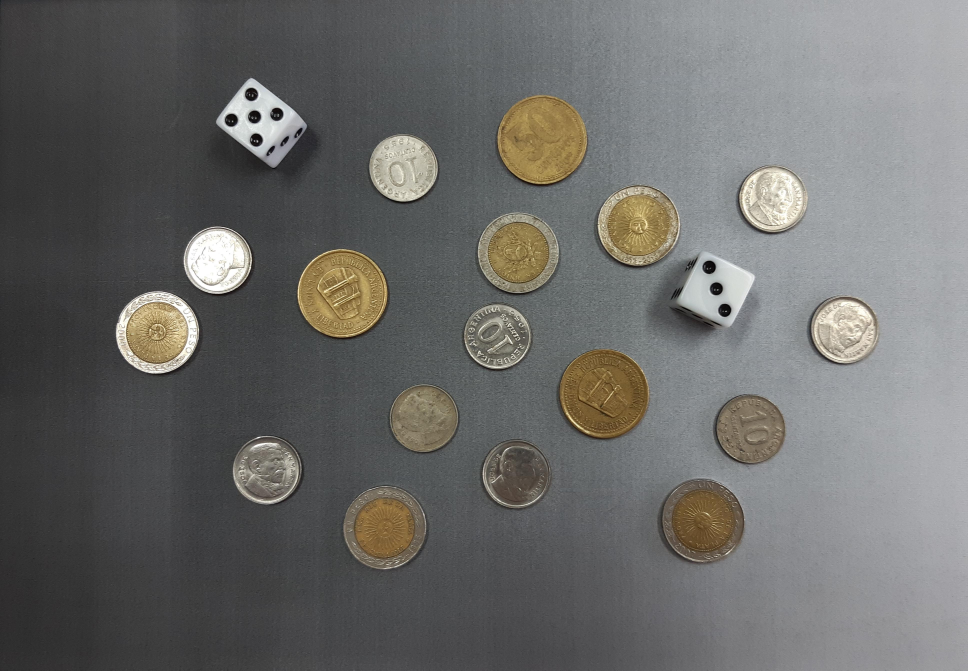
#> input picture monedas.jpg, 3871 x 2681 px (shown at 1/4 size)
$ python ej1.py   (older library calls are emulated)
#> lines starting #> are read from the running program, lines starting #| are printed output that depends on the picture; after the words box and inside, x2 and y2 are one past the last pixel; in counts of white or black regions, pixels touching at a corner belong together
import cv2
import numpy as np
import matplotlib.pyplot as plt

# Leer la imagen en color
img= cv2.imread("monedas.jpg")
#> img is the input picture: shape (2681, 3871, 3); mean B, G, R 105.5, 107.4, 107.5
img_color = cv2.cvtColor(img, cv2.COLOR_BGR2RGB)
plt.imshow(img_color), plt.show(block = False)

#_____________________________________________________________EJERCICIO a________________________________________________________________________________________________
#________________________________________________________________________________________________________________________________________________________________________
#Imagen filtrada gray scale
img_gray = cv2.cvtColor(img_color, cv2.COLOR_RGB2GRAY)
plt.imshow(img_gray, cmap="gray"), plt.show(block = False)

#Filtro pasabajo
img_filtered = cv2.medianBlur(img_gray, 7)
plt.imshow(img_filtered, cmap = "gray"), plt.show(block=False)

#Canny
img_canny_CV2 = cv2.Canny(img_filtered, 35, 110)
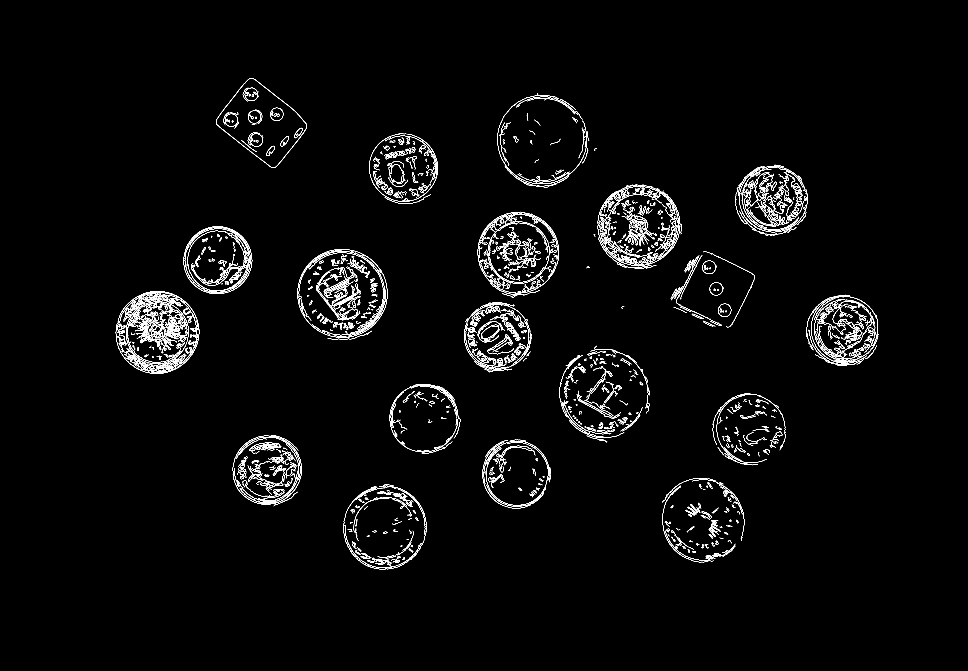
#> img_canny_CV2: shape (2681, 3871) (shown at 1/4 size); 1.3% white in thin lines or dots, all inside (x1, y1, x2, y2) = (463, 312, 3514, 2278)
plt.imshow(img_canny_CV2, cmap="gray"), plt.show(block = False)


#Dilato
img_dilated = cv2.dilate(img_canny_CV2, cv2.getStructuringElement(cv2.MORPH_ELLIPSE, (12, 12)), iterations=1)
#> img_dilated: shape (2681, 3871); 9.5% white; 112 white regions, largest, box (x1, y1, x2, y2) and area: (458, 1160, 803, 1501) 84554, (2385, 733, 2734, 1081) 77143, (1185, 991, 1556, 1365) 74823
img_dilated = cv2.dilate(img_dilated, cv2.getStructuringElement(cv2.MORPH_RECT, (5, 5)), iterations=1)
#> img_dilated: shape (2681, 3871); 11.2% white; 60 white regions, largest, box (x1, y1, x2, y2) and area: (1183, 989, 1558, 1367) 92403, (456, 1158, 805, 1503) 91543, (2367, 731, 2736, 1083) 87126
plt.imshow(img_dilated, cmap = "gray"), plt.show(block=False)


#Obtener estructura
img_open = cv2.morphologyEx(img_dilated, cv2.MORPH_OPEN, cv2.getStructuringElement(cv2.MORPH_ELLIPSE, (11, 11)))
#> img_open: shape (2681, 3871); 11.2% white; 60 white regions, largest, box (x1, y1, x2, y2) and area: (1183, 989, 1558, 1367) 92330, (456, 1158, 805, 1503) 91504, (2367, 731, 2736, 1083) 87038
img_close = cv2.morphologyEx(img_open, cv2.MORPH_CLOSE, cv2.getStructuringElement(cv2.MORPH_ELLIPSE, (16, 16)))
#> img_close: shape (2681, 3871); 11.8% white; 29 white regions, largest, box (x1, y1, x2, y2) and area: (1850, 841, 2245, 1498) 151451, (1184, 990, 1559, 1367) 101079, (457, 1159, 806, 1504) 93833
plt.imshow(img_close, cmap="gray"), plt.show(block= False)


# ---------------------------------------------------------------------------------------
# --- Reconstrucción Morgológica --------------------------------------------------------
# ---------------------------------------------------------------------------------------
def imreconstruct(marker, mask, kernel=None):
    if kernel==None:
        kernel = np.ones((3,3), np.uint8)
    while True:
        expanded = cv2.dilate(marker, kernel)                               # Dilatacion
        expanded_intersection = cv2.bitwise_and(src1=expanded, src2=mask)   # Interseccion
        if (marker == expanded_intersection).all():
            break
        marker = expanded_intersection
    return expanded_intersection

def imfillhole_v2(img):
    img_flood_fill = img.copy().astype("uint8")             # Genero la imagen de salida
    h, w = img.shape[:2]                                    # Genero una máscara necesaria para cv2.floodFill()
#> h = 2681; w = 3871
    mask = np.zeros((h+2, w+2), np.uint8)
    cv2.floodFill(img_flood_fill, mask, (0,0), 255)         # Relleno o inundo la imagen.
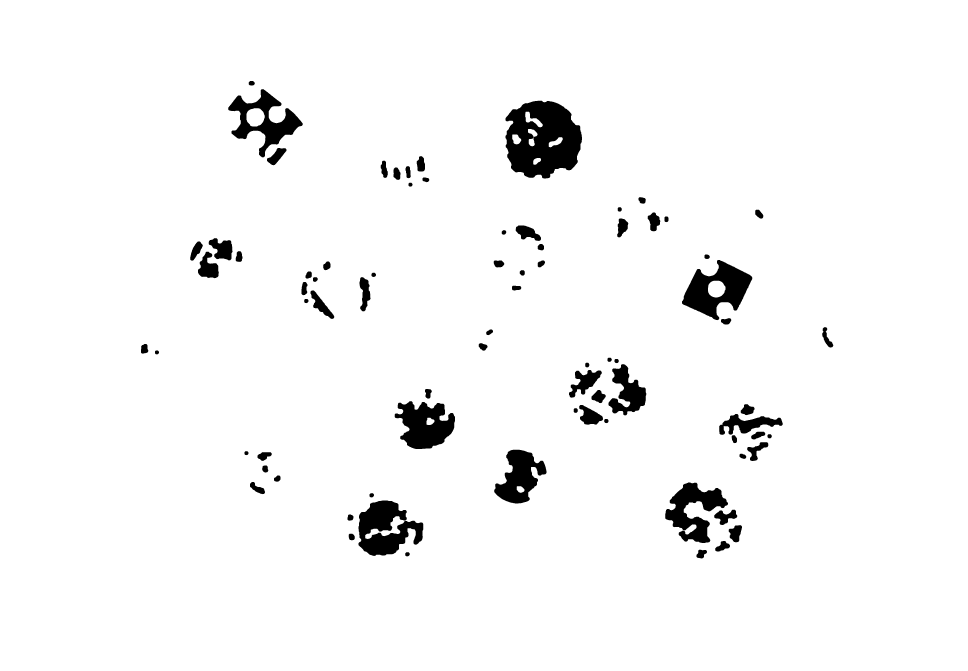
#> img_flood_fill: shape (2681, 3871) (shown at 1/4 size); 96.5% white; 77 black regions, largest, box (x1, y1, x2, y2) and area: (2022, 403, 2328, 714) 68731, (1434, 2002, 1693, 2224) 34494, (2728, 1040, 3009, 1281) 33339
    img_flood_fill_inv = cv2.bitwise_not(img_flood_fill)    # Tomo el complemento de la imagen inundada --> Obtenog SOLO los huecos rellenos.
    img_fh = img | img_flood_fill_inv                       # La salida es un OR entre la imagen original y los huecos rellenos.
#> img_fh: shape (2681, 3871); 15.3% white; 20 white regions, largest, box (x1, y1, x2, y2) and area: (1850, 841, 2245, 1498) 159478, (1984, 367, 2396, 758) 114022, (1184, 990, 1559, 1367) 111662
    return img_fh

img_fh = imfillhole_v2(img_close)
plt.imshow(img_fh, cmap = "gray"), plt.show(block=False)


#Componentes conectadas para ver areas
num_labels, labels, stats, centroids = cv2.connectedComponentsWithStats(img_fh, 4, cv2.CV_32S)
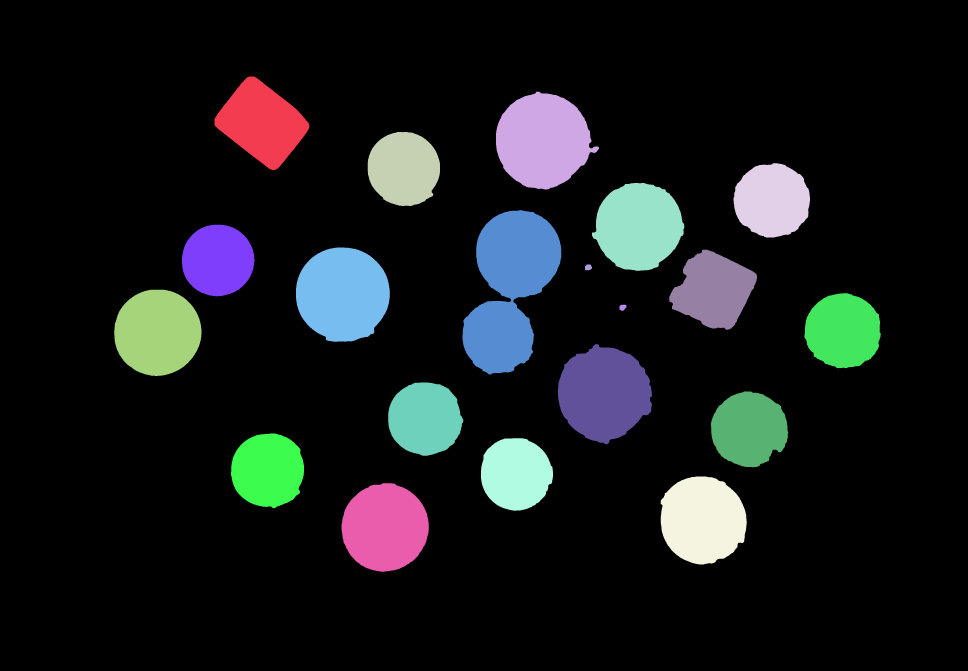
#> labels: shape (2681, 3871) int32 (shown at 1/4 size); 21 distinct labels, from 0 to 20; one colour per label, 0 black
#> num_labels = 21; stats = 21 rows, first 6: [0, 0, 3871, 2681, 8792913], [858, 306, 379, 375, 81738], [1984, 367, 412, 391, 114022], [1471, 528, 289, 296, 67900], [2934, 653, 306, 298, 71060], [2368, 732, 369, 352, 96697]; centroids = 21 rows, first 8: [1922.2, 1348.3], [1047.6, 491.5], [2171, 562.4], [1615.1, 674.6], [3087.7, 801.4], [2553.9, 905.3], [2039.2, 1151.5], [871, 1040.8]


# --- Defino parametros para la clasificación -------------------------------------------
RHO_TH = 0.8	# Factor de forma (rho), si es circulo el valor es mayor a 0.8
AREA_TH = 5000   # Umbral de area para descartar los labels que no sean figuras
aux = np.zeros_like(labels)
labeled_image = cv2.merge([aux, aux, aux])

# --- Clasificación ---------------------------------------------------------------------
# Clasifico en base al factor de forma
for i in range(1, num_labels):

    # --- Remuevo celulas con area chica --------------------------------------
    if (stats[i, cv2.CC_STAT_AREA] < AREA_TH):
        continue

    # --- Selecciono el objeto actual -----------------------------------------
    obj = (labels == i).astype(np.uint8)

    # --- Calculo Rho ---------------------------------------------------------
    ext_contours, _ = cv2.findContours(obj, cv2.RETR_EXTERNAL, cv2.CHAIN_APPROX_SIMPLE)
    area = cv2.contourArea(ext_contours[0])
    perimeter = cv2.arcLength(ext_contours[0], True)
    rho = 4 * np.pi * area/(perimeter**2)
    flag_circular = rho > RHO_TH

    # --- Calculo cantidad de huecos ------------------------------------------
    all_contours, _ = cv2.findContours(obj, cv2.RETR_TREE, cv2.CHAIN_APPROX_SIMPLE)
    holes = len(all_contours) - 1

    # --- Clasifico -----------------------------------------------------------
    if rho > RHO_TH:
        labeled_image[obj == 1, 2] = 255
    else:
        labeled_image[obj == 1, 1] = 255
#> this loop made 20 passes
#> (area, perimeter, rho, flag_circular) on passes 1, 2, 3, 4, 5, 6, 7, 8, 9, 11, 12, 14: (81298.5, 1136.7, 0.791, False), (113448, 1353.1, 0.779, False), (67475.5, 985.8, 0.873, True), (70622.5, 1011.8, 0.867, True), (96182.5, 1201.4, 0.837, True), (158557.5, 2142.6, 0.434, False), (65001.5, 952.9, 0.9, True), (111118, 1260, 0.88, True), (72363.5, 1136.6, 0.704, False), (94450, 1148.5, 0.9, True), (71363.5, 1015.1, 0.87, True), (109316, 1304.9, 0.807, True)
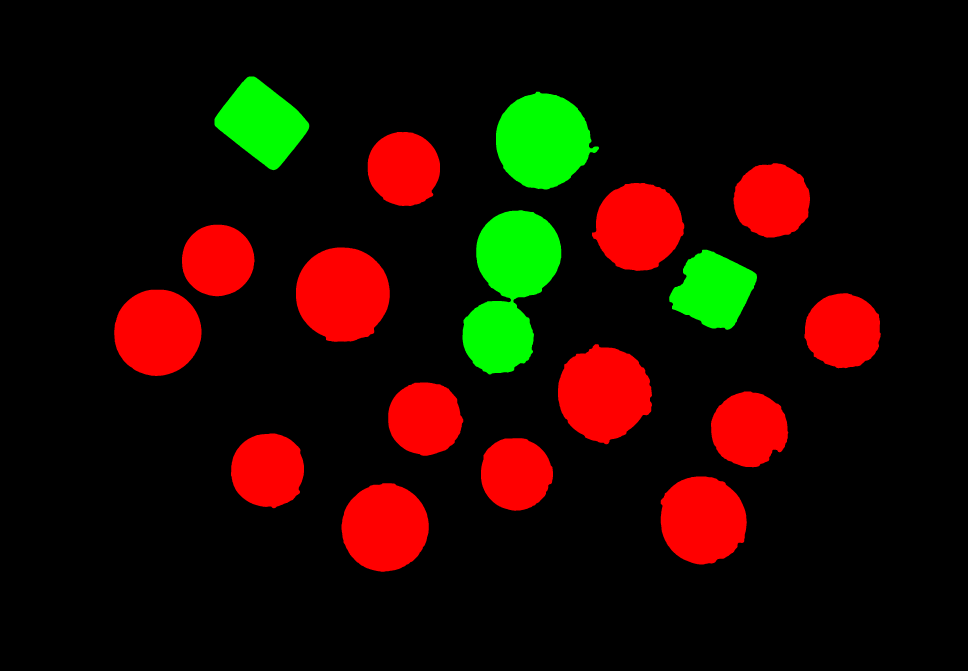
#> labeled_image: shape (2681, 3871, 3) int32 (shown at 1/4 size); mean of channels 0, 1, 2 0, 10.5, 28.4; drawn as B, G, R
#> obj: shape (2681, 3871); values 0 (black) and 1 (white), 0.93% white; 1 white region, box (x1, y1, x2, y2) and area: (1366, 1933, 1715, 2287) 96209

plt.imshow(labeled_image); plt.show(block=False)

#_____________________________________________________________EJERCICIO b________________________________________________________________________________________________
#________________________________________________________________________________________________________________________________________________________________________
# Convertir a profundidad de 8 bits por canal
monedas_8u = labeled_image[:, :, 2].astype(np.uint8)
#> monedas_8u: shape (2681, 3871); 11.1% white; 14 white regions

# Aplicar umbral
_, monedas_binary = cv2.threshold(monedas_8u, 15, 255, cv2.THRESH_BINARY)
plt.imshow(monedas_binary, cmap= "gray"), plt.show(block=False)


num_labels, labels, stats, centroids = cv2.connectedComponentsWithStats(monedas_binary, 4, cv2.CV_32S)
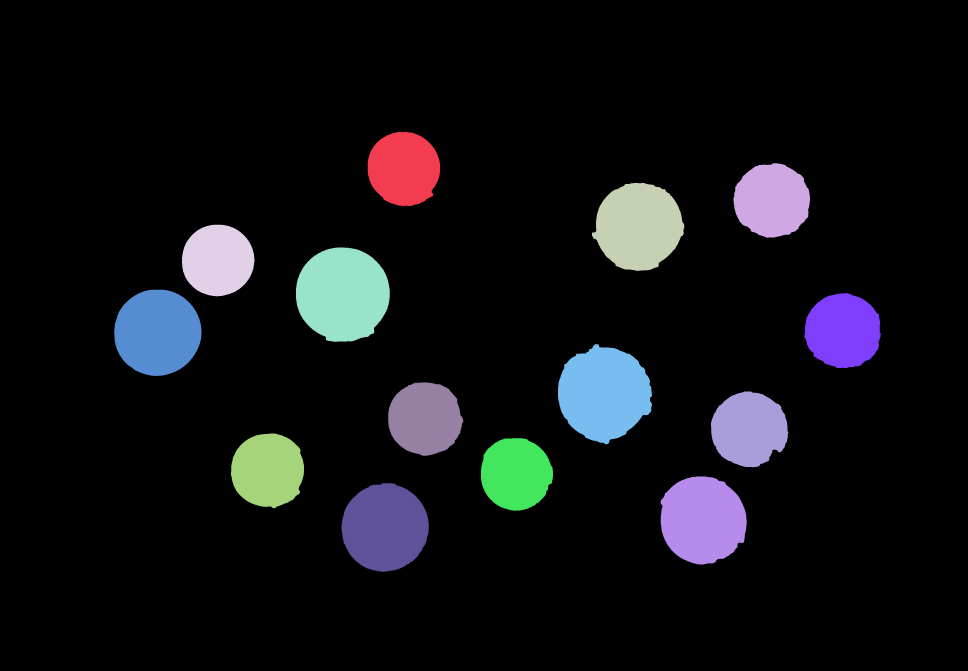
#> labels: shape (2681, 3871) int32 (shown at 1/4 size); 15 distinct labels, from 0 to 14; one colour per label, 0 black
#> num_labels = 15; stats = 15 rows, first 6: [0, 0, 3871, 2681, 9222068], [1471, 528, 289, 296, 67900], [2934, 653, 306, 298, 71060], [2368, 732, 369, 352, 96697], [728, 899, 290, 286, 65410], [1184, 990, 375, 377, 111662]; centroids = 15 rows, first 8: [1927, 1326.1], [1615.1, 674.6], [3087.7, 801.4], [2553.9, 905.3], [871, 1040.8], [1370.5, 1176.6], [629.6, 1329.6], [3371.7, 1323]

# Definir los rangos de áreas para cada tipo de moneda
area_rangos = {
    '10_cent': (0, 85000),
    '1_peso': (85000, 105000),
    '50_cent': (105000, 300000)
}

# Crear una lista para almacenar el tipo de cada moneda
tipos_monedas = []
cant_monedas = {"10 centavos": 0,"50 centavos": 0, "1 peso": 0}

# Clasificar cada moneda según su área
for i in range(1, stats.shape[0]):
    area = stats[i, cv2.CC_STAT_AREA]

    # Comparar el área con los rangos definidos
    if area_rangos['10_cent'][0] <= area <= area_rangos['10_cent'][1]:
        tipo = '10 CENT'
        cant_monedas["10 centavos"] +=1

    elif area_rangos['1_peso'][0] <= area <= area_rangos['1_peso'][1]:
        tipo = '1 PESO'
        cant_monedas["1 peso"] +=1
    elif area_rangos['50_cent'][0] <= area <= area_rangos['50_cent'][1]:
        tipo = '50 CENT'
        cant_monedas["50 centavos"] +=1
    else:
        tipo = 'No Clasificado'

    tipos_monedas.append([tipo, i])
#> this loop made 14 passes
#> area on passes 1 to 12: 67900, 71060, 96697, 65410, 111662, 94942, 71801, 109875, 68611, 71415, 69016, 65686
#> after the loop, cant_monedas = {'10 centavos': 8, '50 centavos': 2, '1 peso': 4}; tipos_monedas = [['10 CENT', 1], ['10 CENT', 2], ['1 PESO', 3], ['10 CENT', 4], ['50 CENT', 5], ['1 PESO', 6], ['10 CENT', 7], ['50 CENT', 8], ['10 CENT', 9], ['10 CENT', 10], ['10 CENT', 11], ['10 CENT', 12], ['1 PESO', 13], ['1 PESO', 14]]

# Crear una copia de la imagen original para agregar etiquetas
etiquetas_image = img_color.copy()

# Configurar la fuente y otros parámetros del texto
font = cv2.FONT_HERSHEY_SIMPLEX
escala = 2.5
color = (0, 0, 0)  # Color del texto en blanco

# Agregar texto para cada tipo de moneda en la posición central
for tipo, i in tipos_monedas:
    centro = (int(centroids[i, 0]), int(centroids[i, 1]))
    cv2.putText(etiquetas_image, tipo, centro, font, escala, color, 2, cv2.LINE_AA)
#> this loop made 14 passes
#> (tipo, centro) on passes 1 to 12: ('10 CENT', (1615, 674)), ('10 CENT', (3087, 801)), ('1 PESO', (2553, 905)), ('10 CENT', (871, 1040)), ('50 CENT', (1370, 1176)), ('1 PESO', (629, 1329)), ('10 CENT', (3371, 1323)), ('50 CENT', (2415, 1573)), ('10 CENT', (1699, 1674)), ('10 CENT', (2995, 1715)), ('10 CENT', (1071, 1880)), ('10 CENT', (2063, 1895))

# Agregar texto con la cantidad de monedas por tipo
posicion_y = 2300
for tipo, cantidad in cant_monedas.items():
    texto_cantidad = f'{tipo}: {cantidad} monedas'
    cv2.putText(etiquetas_image, texto_cantidad, (30, posicion_y), font, 3, color, 2, cv2.LINE_AA)
    posicion_y += 90  # Ajusta el espacio vertical entre líneas según tus preferencias
#> this loop made 3 passes
#> (tipo, cantidad, posicion_y) on passes 1 to 3: ('10 centavos', 8, 2390), ('50 centavos', 2, 2480), ('1 peso', 4, 2570)
#> after the loop, posicion_y = 2570

#Agregar borde a la moneda
# Encontrar contornos en la imagen después de la morfología
contours, _ = cv2.findContours(monedas_binary, cv2.RETR_EXTERNAL, cv2.CHAIN_APPROX_SIMPLE)
#> contours = 14 contours; largest, box (x1, y1, x2, y2) and area: (1184, 990, 1559, 1367) 111118, (2232, 1377, 2608, 1777) 109316, (2368, 732, 2737, 1084) 96182, (1366, 1933, 1715, 2287) 95714, (2643, 1906, 2987, 2258) 95288

# Iterar sobre los contornos y dibujar etiquetas de color
for contour in contours:
    area = cv2.contourArea(contour)
    cv2.drawContours(etiquetas_image, [contour], 0, (0, 0, 255), 2)  # Dibujar contorno en rojo
#> this loop made 14 passes
#> area on passes 1 to 12: 95714, 95288, 65272, 68587, 70964.5, 68186.5, 109316, 71363.5, 94450, 111118, 65001.5, 96182.5
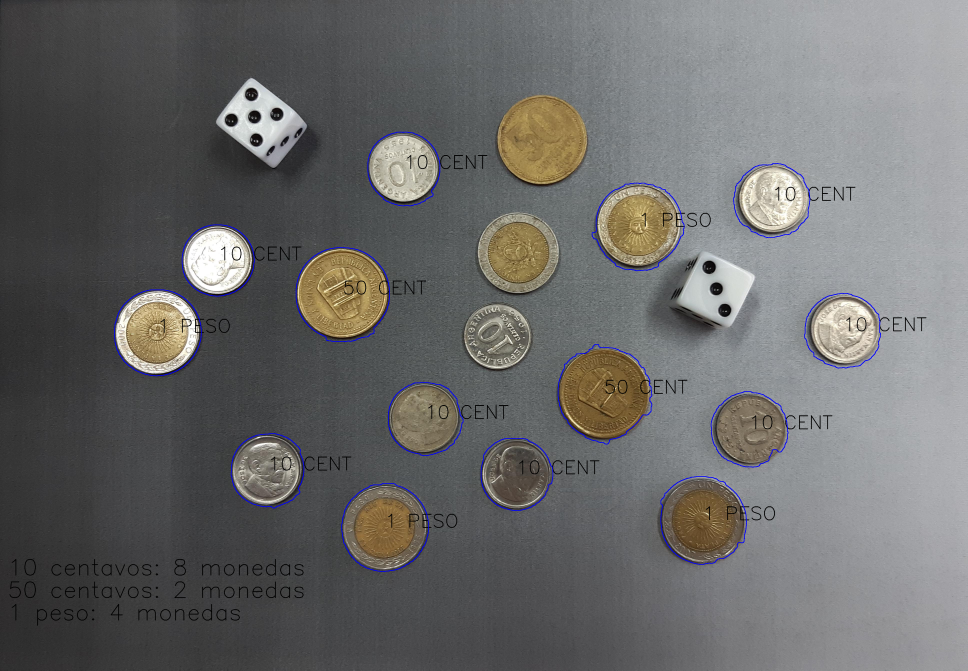
#> etiquetas_image: shape (2681, 3871, 3) (shown at 1/4 size); mean R, G, B 106.5, 106.4, 105.8


# Mostrar la imagen con texto
plt.imshow(etiquetas_image), plt.show(block=False)

#_____________________________________________________________EJERCICIO c________________________________________________________________________________________________
#________________________________________________________________________________________________________________________________________________________________________
# Encontrar las coordenadas de los píxeles verdes en la imagen con dados
coordenadas_verdes = cv2.findNonZero(labeled_image[:, :, 1])
#> coordenadas_verdes = contour of 428084 points, box (x1, y1, x2, y2) (858, 306, 3028, 1498), area 621837

# Crear una máscara en blanco del mismo tamaño que la imagen filtrada en gray scale
img_dados = np.zeros_like(img_filtered, dtype = np.uint8)

# Dibujar regiones segmentadas en la máscara usando las coordenadas verdes
for coord in coordenadas_verdes:
    x, y = coord[0]
    img_dados[y, x] = img_filtered[y, x]
#> this loop made 428084 passes
#> (x, y) on passes 1 to 3: (996, 306), (997, 306), (998, 306)
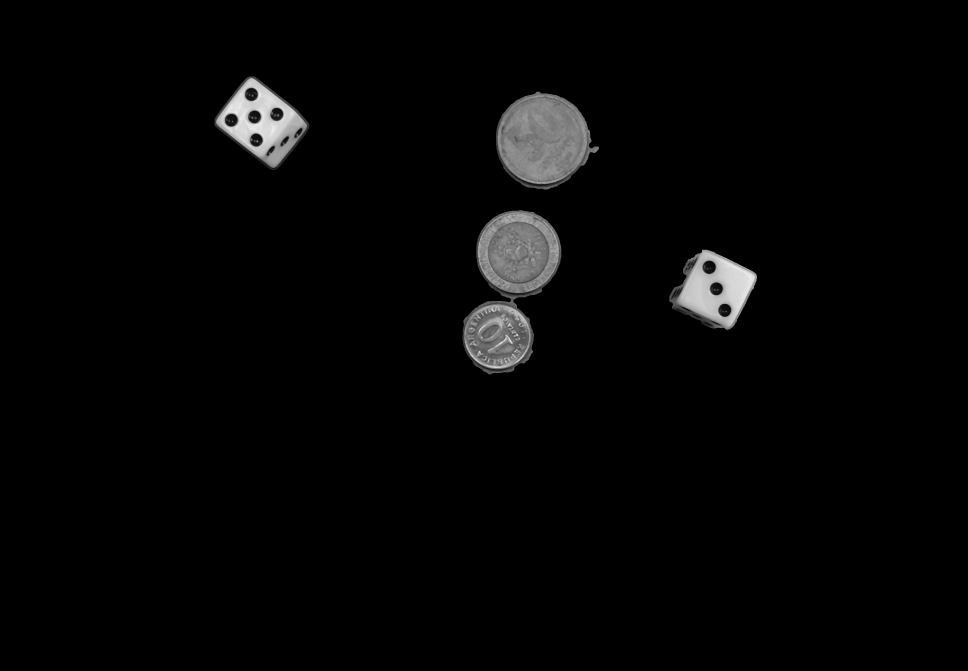
#> img_dados: shape (2681, 3871) (shown at 1/4 size); min 0, max 245, mean 5.6

# Mostrar la máscara con las regiones segmentadas
plt.imshow(img_dados, cmap = "gray"), plt.show(block=False)

cv2.imwrite("dadostp2.jpg", img_dados) #guardo imagen de dados para utilizar en ejercicio C
